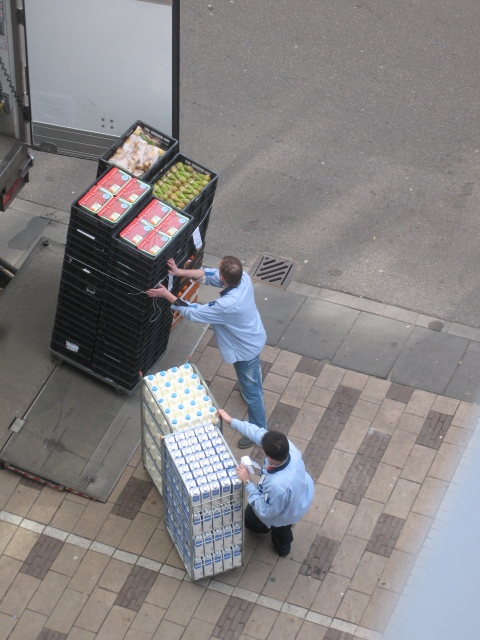
#> input picture tests/input/exĩf ïptç.jpg, 480 x 640 px
$ python -i wxPil.py   (imports and definitions only)
#> lines starting #> are read from the running program, lines starting #| are printed output that depends on the picture
# Copyright (C) 2007-2009 www.stani.be
#
# This program is free software: you can redistribute it and/or modify
# it under the terms of the GNU General Public License as published by
# the Free Software Foundation, either version 3 of the License, or
# (at your option) any later version.
#
# This program is distributed in the hope that it will be useful,
# but WITHOUT ANY WARRANTY; without even the implied warranty of
# MERCHANTABILITY or FITNESS FOR A PARTICULAR PURPOSE.  See the
# GNU General Public License for more details.
#
# You should have received a copy of the GNU General Public License
# along with this program.  If not, see http://www.gnu.org/licenses/

# Follows PEP8

from PIL import Image
import wx


def pil_wxImage(image):
    if image.mode == 'P':
        image = image.convert('RGBA')
    if image.mode == 'RGBA':
        wx_image = wx.EmptyImage(*image.size)
        wx_image.SetData(image.convert("RGB").tobytes())
        wx_image.InitAlpha()
        wx_image.SetAlphaData(
            image.convert("RGBA").split()[-1].tobytes())
    else:
        wx_image = wx.EmptyImage(*image.size)
        new_image = image.convert('RGB')
        data = new_image.tobytes()
        wx_image.SetData(data)
    return wx_image


def pil_wxBitmap(image):
    return wx.BitmapFromImage(pil_wxImage(image))


def wxImage_pil(wx_image):
    size = wx_image.GetSize()
    size = tuple(size)
    image = Image.new('RGB', size)
    image.frombytes(wx_image.GetData())
    if wx_image.HasAlpha():
        alpha = Image.new('L', size)
        wx_alpha = wx_image.GetAlphaData()
        alpha.frombytes(wx_alpha)
        image = image.convert('RGBA')
        image.putalpha(alpha)
    return image


def wxBitmap_pil(wx_bitmap):
    return wxImage_pil(wx.ImageFromBitmap(wx_bitmap))

>>> import cv2
>>> picture = cv2.imread('../../../tests/input/exĩf ïptç.jpg', cv2.IMREAD_GRAYSCALE)
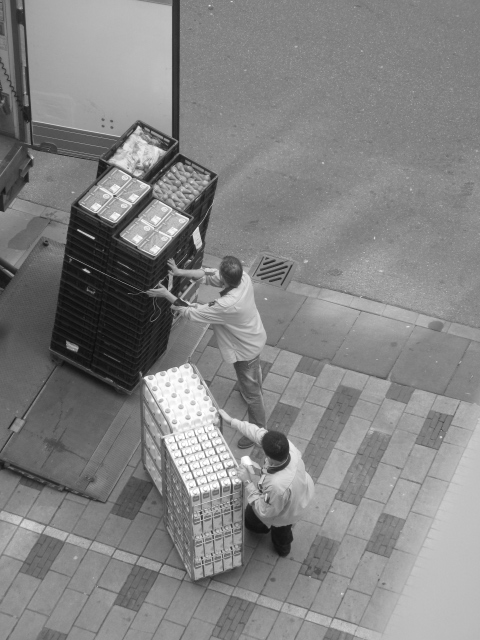
#> picture: shape (640, 480); min 13, max 255, mean 132
#> (the run stopped early here; a loop or call above may not have finished)
